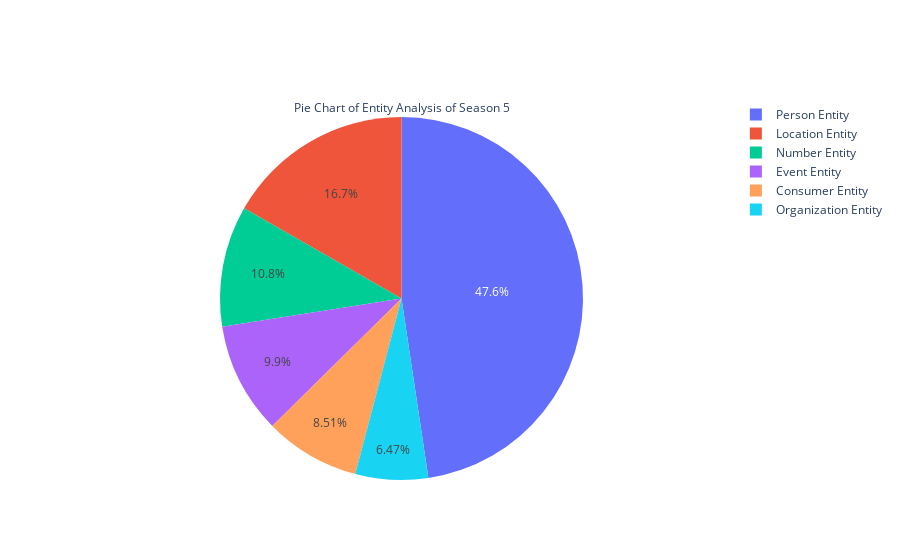

Notebook source saved alongside this figure:
### Code cell
fig = go.Figure(data=[go.Pie(labels=types, values=total_num, title="Pie Chart of Entity Analysis of Season 5")])
fig.show()

### Figure 1 — Plotly figure (JSON) as saved in the notebook; plotly's stock layout.template omitted (floating-point values rounded to 4 significant figures)
{"data": [{"labels": ["Person Entity", "Number Entity", "Consumer Entity", "Event Entity", "Location Entity", "Organization Entity"], "title": {"text": "Pie Chart of Entity Analysis of Season 5"}, "type": "pie", "values": [1237, 280, 221, 257, 434, 168]}], "layout": {}}
